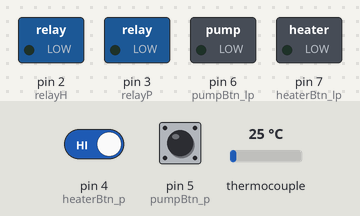
Bench run of a sketch on a simulated Arduino Uno, built with avr-gcc and run on an emulated ATmega328P. Parts: switched loads named in the sketch (green lamp = pin HIGH). The inputs (shaded band) are chosen by the test bench; at power-on: pin 5 (pumpBtn_p) HIGH, pin 4 (heaterBtn_p) HIGH, thermocouple 25 °C. What the sketch prints to the serial monitor is not drawn.

Above: at 1.2 s.
1.3 s: pin 5 (pumpBtn_p) pulled LOW for 0.25 s
At 1.51 s:
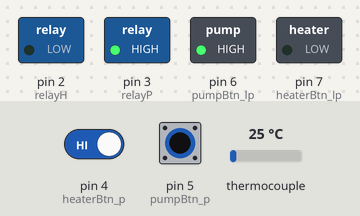
3.1 s: pin 5 (pumpBtn_p) pulled LOW for 3.2 s
At 7.1 s:
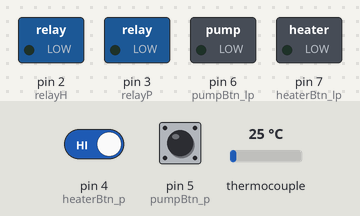
10.9 s: pin 4 (heaterBtn_p) driven LOW and pin 5 (pumpBtn_p) driven LOW
At 11.6 s:
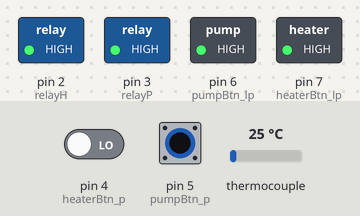
12.5 s: pin 4 (heaterBtn_p) driven HIGH
At 13.4 s:
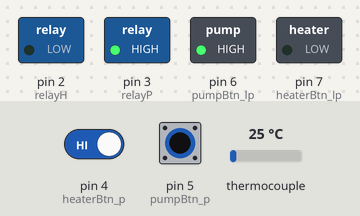
Timing chart, 0 to 15.1 s (numbered marks = the images above; inputs shaded):
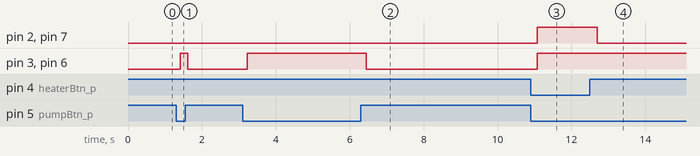

Measured:
- after the input at 1.3 s, pin 3 (relayP), pin 6 (pumpBtn_lp): LOW → HIGH after 0.11 s, → LOW 0.20 s later
- after the input at 3.1 s, pin 3 (relayP), pin 6 (pumpBtn_lp): LOW → HIGH after 0.12 s, → LOW 3.2 s later
- after the input at 10.9 s, pin 2 (relayH), pin 3 (relayP), pin 6 (pumpBtn_lp), pin 7 (heaterBtn_lp): LOW → HIGH after 0.18 s
- after the input at 12.5 s, pin 2 (relayH), pin 7 (heaterBtn_lp): HIGH → LOW after 0.19 s

The sketch:

PumpFirmware.ino
```cpp
#include "max6675.h"

const int DEBUG = 1;

//Thermocouples Max 6675, type k
int DO = 13;
int wCS = 12; //water temp
int bCS = 11; //box temp
int CLK = 10;
MAX6675 waterTemp(CLK, wCS, DO);
MAX6675 boxTemp(CLK, bCS, DO);


//btns for pump and heater
int pumpBtn_p = 5;    //controls the logic
int pumpBtn_lp = 6;   //for the light
int heaterBtn_p = 4;  //controls the logic
int heaterBtn_lp = 7; //for the light
int relayP = 3; // turns on the relay for the pump
int relayH = 2; // turns on the relay for the heater

bool pumpON = false;
bool heaterON = false;
bool heaterONbtn = false;

int waterTempMax = 180;
int boxTempMax = 200;

void setup() {
  Serial.begin(9600);

  pinMode(pumpBtn_p, INPUT_PULLUP);
  pinMode(pumpBtn_lp, OUTPUT);
  pinMode(heaterBtn_p, INPUT_PULLUP);
  pinMode(heaterBtn_lp, OUTPUT);

  pinMode(relayP, OUTPUT);
  pinMode(relayH, OUTPUT);


}

void loop() {

//  Serial.print("box temp: ");
//  Serial.println(boxTemp.readCelsius());
  Serial.print("water temp: ");
  Serial.println(waterTemp.readCelsius());
  //Serial.print("   box temp: ");
  //Serial.println(boxTemp.readCelsius());

  //Serial.println(!digitalRead(pumpBtn_p));
  //Serial.println(!digitalRead(heaterBtn_p));

  /*
  if(boxTemp.readFahrenheit() < boxTempMax){  //if box is below temp then proceed to check the pump
    if(DEBUG>2) {
      //Serial.print("Box temp < ");
      //Serial.println(boxTempMax);
    }
    */
    if(!digitalRead(pumpBtn_p)){  //if the pump button is pressed then proceed to chedk the heater overtemp
      digitalWrite(relayP, HIGH);
      digitalWrite(pumpBtn_lp, HIGH);
      if(DEBUG>3) Serial.println("Pump button pressed");

      if(waterTemp.readFahrenheit() < waterTempMax && !digitalRead(heaterBtn_p)){  //if heater overtemp < threshold and heater button pressed then allow PID control of the heater
         digitalWrite(relayH, HIGH);
         digitalWrite(heaterBtn_lp, HIGH);
         if(DEBUG>3) Serial.println("Heater button Pressed and water temp below threshold");

      }else{ //else heater overtemp > threshold or heater button not selected then restrict heater
      digitalWrite(relayH, LOW);
      digitalWrite(heaterBtn_lp, LOW);
     if(DEBUG>3) Serial.println("Heater Restricted");

    }}else{ //else if the pump is off then, restrict PID control of heater
    digitalWrite(relayP, LOW);
    digitalWrite(pumpBtn_lp, LOW);
    if(DEBUG>3) Serial.println("Pump Off");
    digitalWrite(relayH, LOW);
    digitalWrite(heaterBtn_lp, LOW);
    if(DEBUG>3) Serial.println("Heater Restricted");
  /*
  }}else{  //else if box is above temp; then restrict both the pump and the heater
  digitalWrite(relayP, LOW);
  digitalWrite(relayH, LOW);
  digitalWrite(pumpBtn_lp, LOW);
  digitalWrite(heaterBtn_lp, LOW);
  if(DEBUG>2) Serial.println("Box Overtemp: Pump Off and Heater Restricted");
*/


  }


  if(DEBUG>2) delay(2000);
  delay(200);
}

/*

  //check to see if the SSR are overheating, if so, turn off the pump and heater to let them cool down
  if(boxTemp.readFahrenheit() > boxTempMax){
    pumpON = false;
    heaterON = false;
  }

  //monitor the water temp if the pump is on
  if(pumpON && waterTemp.readFahrenheit() < waterTempMax && heaterONbtn){
    heaterON = heaterONbtn;
  } else heaterON = false;

  //turn on the pump and heater respectively
  if(pumpON) digitalWrite(relayP, HIGH);
  if(heaterON && pumpON) digitalWrite(relayH, HIGH);

  if(DEBUG>0){
    Serial.print("Pump Info: wT: ");
    Serial.print(waterTemp.readFahrenheit());
    Serial.print("  aT: ");
    Serial.println(boxTemp.readFahrenheit());
  }

}
*/
```
